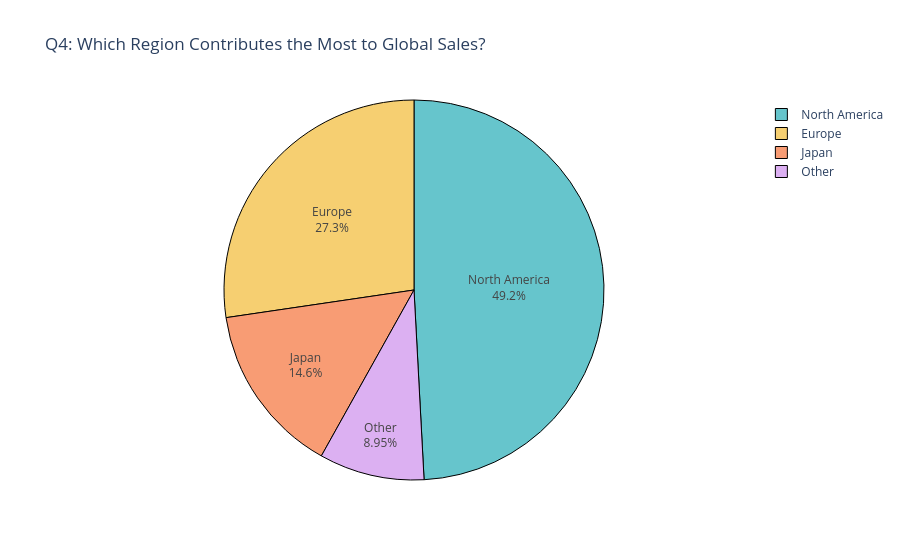

The cell this chart's notebook holds for it:
### Markdown cell above
## Question 4: Which Region Contributes the Most?

### Code cell
import plotly.express as px
import pandas as pd

# 1. Calculate the total sales for each region
regions = ['NA_Sales', 'EU_Sales', 'JP_Sales', 'Other_Sales']
regional_sales = [df[region].sum() for region in regions]
labels = ['North America', 'Europe', 'Japan', 'Other']

# 2. Create a temporary dataframe for Plotly
pie_df = pd.DataFrame({'Region': labels, 'Total Sales (Millions)': regional_sales})

# 3. Plot the interactive pie chart
fig = px.pie(pie_df, values='Total Sales (Millions)', names='Region', 
             title='Q4: Which Region Contributes the Most to Global Sales?',
             color_discrete_sequence=px.colors.qualitative.Pastel)

# Make the labels appear inside the pie slices
fig.update_traces(textposition='inside', textinfo='percent+label',
                  marker=dict(line=dict(color='#000000', width=1)))
fig.show()

### Figure 1 — Plotly figure (JSON) as saved in the notebook; plotly's stock layout.template omitted (floating-point values rounded to 4 significant figures)
{"data": [{"domain": {"x": [0, 1], "y": [0, 1]}, "hovertemplate": "Region=%{label}<br>Total Sales (Millions)=%{value}<extra></extra>", "labels": ["North America", "Europe", "Japan", "Other"], "legendgroup": "", "marker": {"line": {"color": "#000000", "width": 1}}, "name": "", "showlegend": true, "textinfo": "percent+label", "textposition": "inside", "type": "pie", "values": [4333.0, 2409.0, 1284.0, 789.0]}], "layout": {"legend": {"tracegroupgap": 0}, "piecolorway": ["rgb(102, 197, 204)", "rgb(246, 207, 113)", "rgb(248, 156, 116)", "rgb(220, 176, 242)", "rgb(135, 197, 95)", "rgb(158, 185, 243)", "rgb(254, 136, 177)", "rgb(201, 219, 116)", "rgb(139, 224, 164)", "rgb(180, 151, 231)", "rgb(179, 179, 179)"], "title": {"text": "Q4: Which Region Contributes the Most to Global Sales?"}}}
